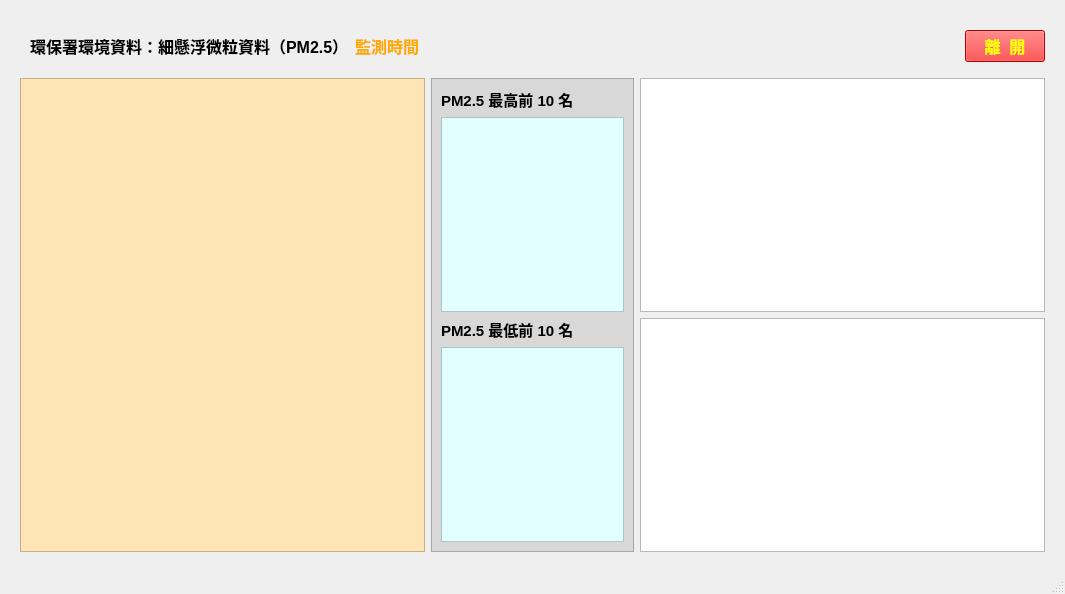
<?xml version="1.0" encoding="UTF-8"?>
<ui version="4.0">
 <class>MainWindow</class>
 <widget class="QMainWindow" name="MainWindow">
  <property name="geometry">
   <rect>
    <x>0</x>
    <y>0</y>
    <width>1065</width>
    <height>594</height>
   </rect>
  </property>
  <property name="windowTitle">
   <string>MainWindow</string>
  </property>
  <widget class="QWidget" name="centralwidget">
   <layout class="QVBoxLayout" name="verticalLayout_5">
    <property name="leftMargin">
     <number>20</number>
    </property>
    <property name="topMargin">
     <number>20</number>
    </property>
    <property name="rightMargin">
     <number>20</number>
    </property>
    <property name="bottomMargin">
     <number>20</number>
    </property>
    <item>
     <layout class="QVBoxLayout" name="verticalLayout_4">
      <item>
       <layout class="QHBoxLayout" name="horizontalLayout_3">
        <property name="leftMargin">
         <number>10</number>
        </property>
        <property name="topMargin">
         <number>10</number>
        </property>
        <property name="rightMargin">
         <number>0</number>
        </property>
        <property name="bottomMargin">
         <number>10</number>
        </property>
        <item>
         <layout class="QHBoxLayout" name="horizontalLayout">
          <item>
           <widget class="QLabel" name="label">
            <property name="font">
             <font>
              <pointsize>12</pointsize>
              <bold>true</bold>
             </font>
            </property>
            <property name="text">
             <string>環保署環境資料：細懸浮微粒資料（PM2.5）</string>
            </property>
           </widget>
          </item>
          <item>
           <widget class="QLabel" name="label_time">
            <property name="font">
             <font>
              <pointsize>12</pointsize>
              <bold>true</bold>
             </font>
            </property>
            <property name="styleSheet">
             <string notr="true">color: rgb(255, 170, 0);</string>
            </property>
            <property name="text">
             <string>監測時間</string>
            </property>
           </widget>
          </item>
         </layout>
        </item>
        <item>
         <spacer name="horizontalSpacer">
          <property name="orientation">
           <enum>Qt::Horizontal</enum>
          </property>
          <property name="sizeHint" stdset="0">
           <size>
            <width>40</width>
            <height>20</height>
           </size>
          </property>
         </spacer>
        </item>
        <item>
         <widget class="QPushButton" name="pBut_exit">
          <property name="font">
           <font>
            <pointsize>12</pointsize>
            <bold>true</bold>
           </font>
          </property>
          <property name="styleSheet">
           <string notr="true">background-color: rgb(255, 0, 0);
color: rgb(255, 255, 0);</string>
          </property>
          <property name="text">
           <string>離  開</string>
          </property>
         </widget>
        </item>
       </layout>
      </item>
      <item>
       <layout class="QHBoxLayout" name="horizontalLayout_2" stretch="2,1,2">
        <item>
         <widget class="QTableView" name="tableView">
          <property name="font">
           <font>
            <pointsize>10</pointsize>
           </font>
          </property>
          <property name="autoFillBackground">
           <bool>true</bool>
          </property>
          <property name="styleSheet">
           <string notr="true">background-color: rgb(255, 228, 181);
</string>
          </property>
          <property name="gridStyle">
           <enum>Qt::CustomDashLine</enum>
          </property>
          <property name="sortingEnabled">
           <bool>true</bool>
          </property>
         </widget>
        </item>
        <item>
         <widget class="QFrame" name="frame">
          <property name="styleSheet">
           <string notr="true">background-color: rgb(216, 216, 216);</string>
          </property>
          <property name="frameShape">
           <enum>QFrame::StyledPanel</enum>
          </property>
          <property name="frameShadow">
           <enum>QFrame::Raised</enum>
          </property>
          <layout class="QVBoxLayout" name="verticalLayout_2">
           <item>
            <layout class="QVBoxLayout" name="verticalLayout">
             <item>
              <widget class="QLabel" name="label_2">
               <property name="font">
                <font>
                 <pointsize>11</pointsize>
                 <bold>true</bold>
                </font>
               </property>
               <property name="text">
                <string>PM2.5 最高前 10 名</string>
               </property>
              </widget>
             </item>
             <item>
              <widget class="QTextBrowser" name="textBrowser_top10">
               <property name="font">
                <font>
                 <pointsize>10</pointsize>
                </font>
               </property>
               <property name="styleSheet">
                <string notr="true">background-color: rgb(225, 255, 254);</string>
               </property>
              </widget>
             </item>
             <item>
              <widget class="QLabel" name="label_3">
               <property name="font">
                <font>
                 <pointsize>11</pointsize>
                 <bold>true</bold>
                </font>
               </property>
               <property name="text">
                <string>PM2.5 最低前 10 名</string>
               </property>
              </widget>
             </item>
             <item>
              <widget class="QTextBrowser" name="textBrowser_bot10">
               <property name="font">
                <font>
                 <pointsize>10</pointsize>
                </font>
               </property>
               <property name="styleSheet">
                <string notr="true">background-color: rgb(225, 255, 254);</string>
               </property>
              </widget>
             </item>
            </layout>
           </item>
          </layout>
         </widget>
        </item>
        <item>
         <layout class="QVBoxLayout" name="verticalLayout_3">
          <item>
           <widget class="PlotWidget" name="graphicsView"/>
          </item>
          <item>
           <widget class="PlotWidget" name="graphicsView_bot"/>
          </item>
         </layout>
        </item>
       </layout>
      </item>
     </layout>
    </item>
   </layout>
  </widget>
  <widget class="QMenuBar" name="menubar">
   <property name="geometry">
    <rect>
     <x>0</x>
     <y>0</y>
     <width>1065</width>
     <height>22</height>
    </rect>
   </property>
  </widget>
  <widget class="QStatusBar" name="statusbar"/>
 </widget>
 <customwidgets>
  <customwidget>
   <class>PlotWidget</class>
   <extends>QGraphicsView</extends>
   <header location="global">pyqtgraph</header>
  </customwidget>
 </customwidgets>
 <resources/>
 <connections/>
</ui>
